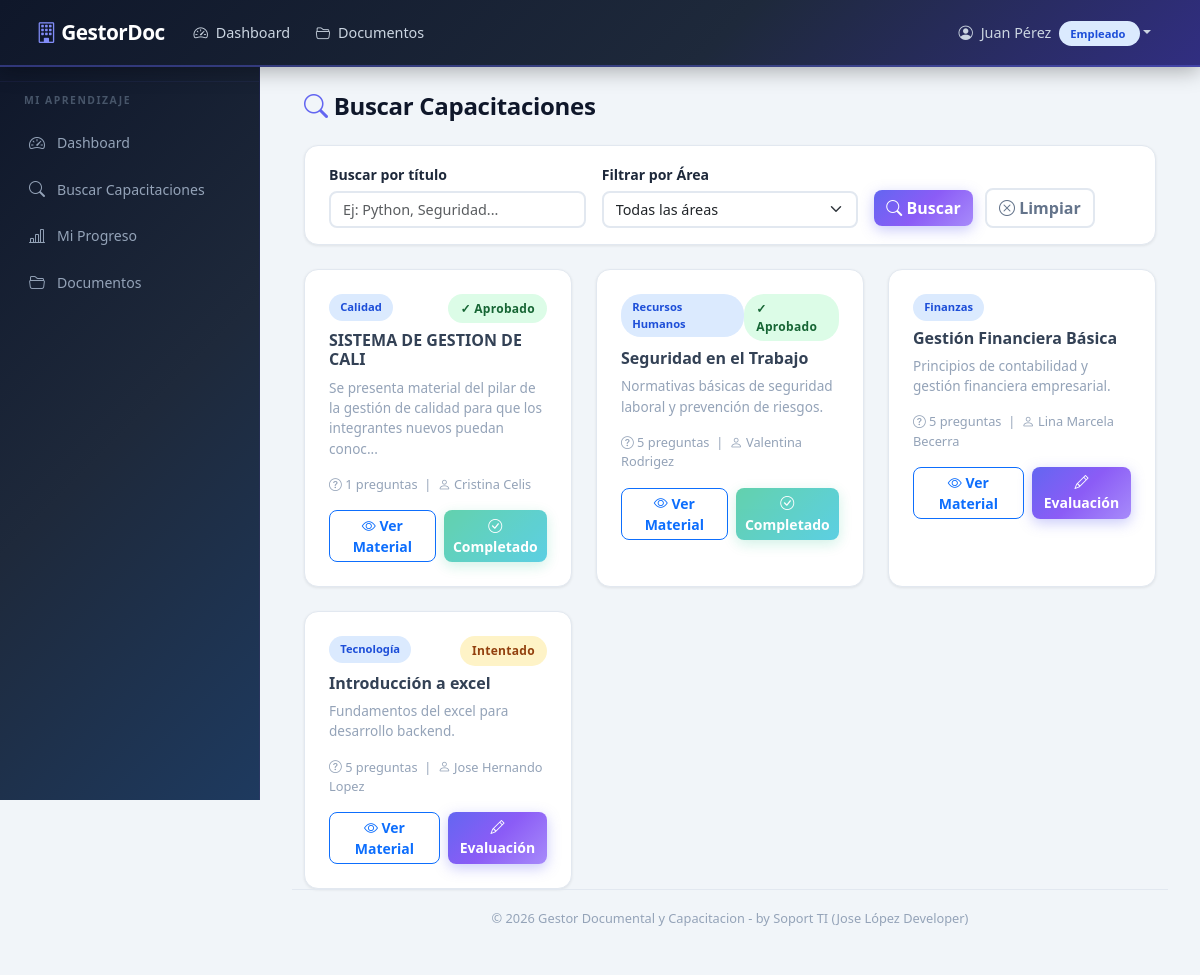
/capacitaciones (signed in), run on the app's committed database.
### models.py (models this page shows, shortened)
class User(UserMixin, db.Model):
    __tablename__ = 'user'
    id = db.Column(db.Integer, primary_key=True)
    username = db.Column(db.String(80), unique=True, nullable=False)
    password_hash = db.Column(db.String(256), nullable=False)
    nombres = db.Column(db.String(120), nullable=False, default='')
    apellidos = db.Column(db.String(120), nullable=False, default='')
    role = db.Column(db.String(20), nullable=False, default='Empleado')
    activo = db.Column(db.Boolean, default=True)
    fecha_creacion = db.Column(db.DateTime, default=datetime.utcnow)
    gestor = db.relationship('Gestor', backref='user', uselist=False, lazy=True)
    empleado = db.relationship('Empleado', backref='user', uselist=False, lazy=True)
    @property
    def nombre_completo(self):
        return f'{self.nombres} {self.apellidos}'.strip()

class Capacitacion(db.Model):
    __tablename__ = 'capacitacion'
    id = db.Column(db.Integer, primary_key=True)
    titulo = db.Column(db.String(200), nullable=False)
    descripcion = db.Column(db.Text, default='')
    area_id = db.Column(db.Integer, db.ForeignKey('area.id'), nullable=False)
    gestor_id = db.Column(db.Integer, db.ForeignKey('gestor.id'), nullable=False)
    material_link = db.Column(db.String(500), default='')  # Video/PDF link
    activa = db.Column(db.Boolean, default=True)
    fecha_creacion = db.Column(db.DateTime, default=datetime.utcnow)
    preguntas = db.relationship('Pregunta', backref='capacitacion', lazy=True,
                                cascade='all, delete-orphan')
    progreso = db.relationship('ProgresoCapacitacion', backref='capacitacion', lazy=True)

class Area(db.Model):
    __tablename__ = 'area'
    id = db.Column(db.Integer, primary_key=True)
    nombre_area = db.Column(db.String(100), unique=True, nullable=False)
    gestores = db.relationship('Gestor', backref='area', lazy=True)
    documentos = db.relationship('Documento', backref='area', lazy=True)
    capacitaciones = db.relationship('Capacitacion', backref='area', lazy=True)

### routes/empleado.py (the view)
@empleado_bp.route('/capacitaciones')
@login_required
def listar_capacitaciones():
    if current_user.role != 'Empleado':
        flash('Acceso no autorizado.', 'danger')
        return redirect(url_for('main.dashboard'))
    empleado = get_empleado()
    if not empleado:
        flash('Perfil de empleado no encontrado.', 'danger')
        return redirect(url_for('main.dashboard'))
    area_id = request.args.get('area_id', type=int)
    buscar = request.args.get('buscar', '').strip()
    query = Capacitacion.query.filter_by(activa=True)
    if area_id:
        query = query.filter_by(area_id=area_id)
    if buscar:
        query = query.filter(Capacitacion.titulo.ilike(f'%{buscar}%'))
    capacitaciones = query.order_by(Capacitacion.fecha_creacion.desc()).all()
    areas = Area.query.all()
    progresos = {}
    for cap in capacitaciones:
        progreso = ProgresoCapacitacion.query.filter_by(
            empleado_id=empleado.id,
            capacitacion_id=cap.id
        ).first()
        progresos[cap.id] = progreso
    return render_template('empleado/listar_capacitaciones.html',
                           capacitaciones=capacitaciones,
                           areas=areas,
                           progresos=progresos,
                           area_seleccionada=area_id,
                           buscar=buscar,
                           empleado=empleado)

### routes/empleado.py (called while the page is built)
def get_empleado():
    return Empleado.query.filter_by(user_id=current_user.id).first()

### templates/empleado/listar_capacitaciones.html (shortened to what this page needs)
{% extends "base.html" %}
{% block content %}
<div class="container-fluid">
    <h4 class="mb-4"><i class="bi bi-search"></i> Buscar Capacitaciones</h4>
    <div class="search-bar">
        <form method="GET" class="row g-3 align-items-end">
            <div class="col-md-4">
                <label class="form-label fw-semibold">Buscar por título</label>
                <input type="text" class="form-control" name="buscar"
                       value="{{ buscar }}" placeholder="Ej: Python, Seguridad...">
            </div>
            <div class="col-md-4">
                <label class="form-label fw-semibold">Filtrar por Área</label>
                <select class="form-select" name="area_id">
                    <option value="">Todas las áreas</option>
                </select>
            </div>
            <div class="col-md-4">
                <button type="submit" class="btn btn-primary me-2">
                    <i class="bi bi-search"></i> Buscar
                </button>
                <a href="{{ url_for('empleado.listar_capacitaciones') }}"
                   class="btn btn-outline-secondary">
                    <i class="bi bi-x-circle"></i> Limpiar
                </a>
            </div>
        </form>
    </div>
    {% if not capacitaciones %}
    <div class="empty-state">
        <i class="bi bi-book d-block"></i>
        <h5>No se encontraron capacitaciones</h5>
        <p class="text-muted">Intente con otros filtros de búsqueda.</p>
    </div>
    {% else %}
    <div class="row g-4">
        {% for cap in capacitaciones %}
        <div class="col-md-6 col-lg-4">
            <div class="card-custom h-100">
                <div class="card-body">
                    <div class="d-flex justify-content-between align-items-start mb-2">
                        <span class="badge-role" style="background:#dbeafe;color:#1d4ed8;">
                            {{ cap.area.nombre_area }}
                        </span>
                        {% if progresos[cap.id] %}
                            {% if progresos[cap.id].estado == 'Aprobado' %}
                                <span class="badge-estado badge-aprobado">✓ Aprobado</span>
                            {% else %}
                                <span class="badge-estado badge-pendiente">Intentado</span>
                            {% endif %}
                        {% endif %}
                    </div>
                    <h6 class="fw-bold mt-2">{{ cap.titulo }}</h6>
                    <p class="text-muted" style="font-size:0.85rem;">
                        {{ cap.descripcion[:100] }}{% if cap.descripcion|length > 100 %}...{% endif %}
                    </p>
                    <p class="text-muted mb-3" style="font-size:0.8rem;">
                        <i class="bi bi-question-circle"></i> {{ cap.preguntas | length }} preguntas
                        &nbsp;|&nbsp;
                        <i class="bi bi-person"></i> {{ cap.gestor.user.nombre_completo }}
                    </p>
                    <div class="d-flex gap-2">
                        <a href="{{ url_for('empleado.ver_material', capacitacion_id=cap.id) }}"
                           class="btn btn-sm btn-outline-primary flex-fill">
                            <i class="bi bi-eye"></i> Ver Material
                        </a>
                        {% if progresos[cap.id] and progresos[cap.id].estado == 'Aprobado' %}
                            <button class="btn btn-sm btn-success flex-fill" disabled>
                                <i class="bi bi-check-circle"></i> Completado
                            </button>
                        {% else %}
                            <a href="{{ url_for('empleado.rendir_evaluacion', capacitacion_id=cap.id) }}"
                               class="btn btn-sm btn-primary flex-fill">
                                <i class="bi bi-pencil"></i> Evaluación
                            </a>
                        {% endif %}
                    </div>
                </div>
            </div>
        </div>
        {% endfor %}
    </div>
    {% endif %}
</div>
{% endblock %}

### templates/base.html (shortened to what this page needs)
<!DOCTYPE html>
<html lang="es">
<head>
    <link href="https://cdn.jsdelivr.net/npm/bootstrap@5.3.3/dist/css/bootstrap.min.css" rel="stylesheet">
    <link href="https://cdn.jsdelivr.net/npm/bootstrap-icons@1.11.3/font/bootstrap-icons.min.css" rel="stylesheet">
    <link href="{{ url_for('static', filename='css/style.css') }}" rel="stylesheet">
</head>
<body>
    {% if current_user.is_authenticated %}
    <nav class="navbar navbar-expand-lg navbar-dark navbar-custom fixed-top">
        <div class="container-fluid">
            <a class="navbar-brand" href="{{ url_for('main.dashboard') }}">
                <i class="bi bi-building"></i> GestorDoc
            </a>
            <div class="collapse navbar-collapse" id="navbarNav">
                <ul class="navbar-nav me-auto">
                    <li class="nav-item">
                        <a class="nav-link" href="{{ url_for('main.dashboard') }}">
                            <i class="bi bi-speedometer2"></i> Dashboard
                        </a>
                    </li>
                    <li class="nav-item">
                        <a class="nav-link" href="{{ url_for('documentos.listar') }}">
                            <i class="bi bi-folder2-open"></i> Documentos
                        </a>
                    </li>
                </ul>
                <ul class="navbar-nav">
                    <li class="nav-item dropdown">
                        <a class="nav-link dropdown-toggle" href="#" role="button"
                           data-bs-toggle="dropdown">
                            <i class="bi bi-person-circle"></i>
                            {{ current_user.nombre_completo }}
                            <span class="badge-role"
                                  style="background:#dbeafe;color:#1d4ed8;margin-left:4px;">
                                {{ current_user.role | role_label }}
                            </span>
                        </a>
                    </li>
                </ul>
            </div>
        </div>
    </nav>
    <div class="sidebar">
        {% if current_user.role == 'Admin' %}
        <div class="sidebar-heading">Administración</div>
        <a href="{{ url_for('main.dashboard') }}" class="nav-link">
            <i class="bi bi-speedometer2"></i> Dashboard
        </a>
        <a href="{{ url_for('admin.listar_empleados') }}" class="nav-link">
            <i class="bi bi-people"></i> Empleados
        </a>
        <a href="{{ url_for('admin.listar_gestores') }}" class="nav-link">
            <i class="bi bi-person-badge"></i> Gestores
        </a>
        <a href="{{ url_for('rrhh.panel') }}" class="nav-link">
            <i class="bi bi-people"></i> Panel RRHH
        </a>
        <a href="{{ url_for('documentos.listar') }}" class="nav-link">
            <i class="bi bi-folder2-open"></i> Documentos
        </a>
        <a href="{{ url_for('documentos.subir') }}" class="nav-link">
            <i class="bi bi-upload"></i> Subir Documento
        </a>
        <a href="{{ url_for('rrhh.reporte') }}" class="nav-link">
            <i class="bi bi-graph-up"></i> Reportes
        </a>
        {% elif current_user.role == 'Empleado' %}
        <div class="sidebar-heading">Mi Aprendizaje</div>
        <a href="{{ url_for('main.dashboard') }}" class="nav-link">
            <i class="bi bi-speedometer2"></i> Dashboard
        </a>
        <a href="{{ url_for('empleado.listar_capacitaciones') }}" class="nav-link">
            <i class="bi bi-search"></i> Buscar Capacitaciones
        </a>
        <a href="{{ url_for('empleado.mi_progreso') }}" class="nav-link">
            <i class="bi bi-bar-chart-line"></i> Mi Progreso
        </a>
        <a href="{{ url_for('documentos.listar') }}" class="nav-link">
            <i class="bi bi-folder2-open"></i> Documentos
        </a>
        {% endif %}
    </div>
    {% endif %}
    {% if current_user.is_authenticated %}
    <div class="main-content">
    {% endif %}
        {% block content %}{% endblock %}
    {% if current_user.is_authenticated %}
        <div class="footer">
            © 2026 Gestor Documental y Capacitacion - by Soport TI (Jose López Developer)
        </div>
    </div>
    {% endif %}
</body>
</html>

### static/css/style.css (style rules this page uses)
:root { --primary: #6366f1; --primary-dark: #4f46e5; --primary-light: #818cf8; --secondary: #0ea5e9; --accent: #f43f5e; --success: #10b981; --success-dark: #059669; --warning: #f59e0b; --danger: #ef4444; --info: #06b6d4; --dark: #0f172a; --dark-2: #1e293b; --light: #f8fafc; --gray: #64748b; --gray-light: #94a3b8; --border: #e2e8f0; --sidebar-bg: #0f172a; --sidebar-hover: #1e293b; --gradient-1: linear-gradient(135deg, #6366f1 0%, #8b5cf6 50%, #a78bfa 100%); --gradient-2: linear-gradient(135deg, #0ea5e9 0%, #6366f1 100%); --gradient-3: linear-gradient(135deg, #f43f5e 0%, #fb923c 100%); --gradient-4: linear-gradient(135deg, #10b981 0%, #06b6d4 100%); --gradient-dark: linear-gradient(135deg, #0f172a 0%, #1e293b 50%, #1e3a5f 100%); --shadow-sm: 0 1px 3px rgba(0, 0, 0, 0.08); --shadow-md: 0 4px 14px rgba(0, 0, 0, 0.12); --shadow-lg: 0 10px 30px rgba(0, 0, 0, 0.18); --shadow-primary: 0 4px 14px rgba(99, 102, 241, 0.35); --radius: 14px; --radius-sm: 8px; }
* { margin: 0; padding: 0; box-sizing: border-box; }
body { font-family: 'Segoe UI', Tahoma, Geneva, Verdana, sans-serif; background-color: #f1f5f9; color: #334155; min-height: 100vh; }
.navbar-custom { background: linear-gradient(135deg, #0f172a 0%, #1e293b 60%, #312e81 100%); padding: 0.75rem 1.5rem; box-shadow: 0 4px 20px rgba(0, 0, 0, 0.3); border-bottom: 2px solid rgba(99, 102, 241, 0.4); }
.navbar-custom .navbar-brand { color: #fff; font-weight: 800; font-size: 1.3rem; letter-spacing: -0.5px; }
.navbar-custom .navbar-brand i { color: var(--primary-light); }
.navbar-custom .nav-link { color: #cbd5e1; transition: all 0.25s ease; font-size: 0.9rem; border-radius: var(--radius-sm); padding: 0.4rem 0.8rem !important; }
.navbar-custom .nav-link i { margin-right: 4px; }
.sidebar { width: 260px; background: var(--gradient-dark); border-right: 1px solid rgba(99, 102, 241, 0.15); height: calc(100vh - 60px); position: fixed; top: 60px; left: 0; overflow-y: auto; padding: 1rem 0; z-index: 100; }
.sidebar .nav-link { color: #94a3b8; padding: 0.7rem 1.5rem; display: flex; align-items: center; gap: 10px; font-size: 0.88rem; border-left: 3px solid transparent; transition: all 0.25s ease; }
.sidebar .nav-link i { width: 20px; text-align: center; font-size: 1rem; }
.sidebar-heading { padding: 0.7rem 1.5rem; font-size: 0.65rem; text-transform: uppercase; color: #475569; font-weight: 800; letter-spacing: 1.5px; border-top: 1px solid rgba(99, 102, 241, 0.08); margin-top: 0.3rem; }
.main-content { margin-left: 260px; padding: 2rem; margin-top: 60px; min-height: calc(100vh - 60px); display: flex; flex-direction: column; }
.card-custom { background: #fff; border-radius: var(--radius); box-shadow: var(--shadow-sm); border: 1px solid var(--border); overflow: hidden; }
.card-custom .card-body { padding: 1.5rem; }
.badge-estado { padding: 0.35rem 0.75rem; border-radius: 20px; font-size: 0.75rem; font-weight: 700; letter-spacing: 0.3px; }
.badge-aprobado { background: #dcfce7; color: #166534; }
.badge-pendiente { background: #fef3c7; color: #92400e; }
.badge-role { padding: 0.3rem 0.7rem; border-radius: 20px; font-size: 0.7rem; font-weight: 700; }
.btn { border-radius: var(--radius-sm); font-weight: 600; transition: all 0.25s ease; }
.btn-primary { background: var(--gradient-1); border: none; box-shadow: var(--shadow-primary); }
.btn-success { background: linear-gradient(135deg, #10b981, #06b6d4); border: none; box-shadow: 0 4px 14px rgba(16, 185, 129, 0.3); }
.btn-outline-secondary { border: 2px solid var(--border); color: var(--gray); font-weight: 600; }
.search-bar { background: #fff; border-radius: var(--radius); padding: 1rem 1.5rem; border: 1px solid var(--border); margin-bottom: 1.5rem; box-shadow: var(--shadow-sm); }
.search-bar .form-control, .search-bar .form-select { border-radius: var(--radius-sm); border: 2px solid var(--border); transition: all 0.25s ease; }
.form-control, .form-select { border-radius: var(--radius-sm); border: 2px solid var(--border); transition: all 0.25s ease; font-size: 0.9rem; }
.form-label { font-weight: 600; color: var(--dark-2); font-size: 0.88rem; margin-bottom: 0.35rem; }
.footer { text-align: center; padding: 1.2rem; color: var(--gray-light); font-size: 0.8rem; border-top: 1px solid var(--border); margin-top: auto; }
h4 { font-weight: 800; color: var(--dark); letter-spacing: -0.3px; }
h4 i { color: var(--primary); }
.text-muted { color: var(--gray-light) !important; }

### data on the page
User: nombre_completo "Juan Pérez", role|role_label "Empleado"
Capacitacion: area.nombre_area "Calidad", shows "✓ Aprobado", titulo "SISTEMA DE GESTION DE CALI", descripcion "Se presenta material del pilar de la gestión de calidad para que los integrantes nuevos puedan conoc", preguntas|length "1", gestor.user.nombre_completo "Cristina Celis", shows "Completado"
Capacitacion: area.nombre_area "Recursos Humanos", shows "✓ Aprobado", titulo "Seguridad en el Trabajo", descripcion "Normativas básicas de seguridad laboral y prevención de riesgos.", preguntas|length "5", gestor.user.nombre_completo "Valentina Rodrigez", shows "Completado"
Capacitacion: area.nombre_area "Finanzas", titulo "Gestión Financiera Básica", descripcion "Principios de contabilidad y gestión financiera empresarial.", preguntas|length "5", gestor.user.nombre_completo "Lina Marcela Becerra"
Capacitacion: area.nombre_area "Tecnología", shows "Intentado", titulo "Introducción a excel", descripcion "Fundamentos del excel para desarrollo backend.", preguntas|length "5", gestor.user.nombre_completo "Jose Hernando Lopez"
